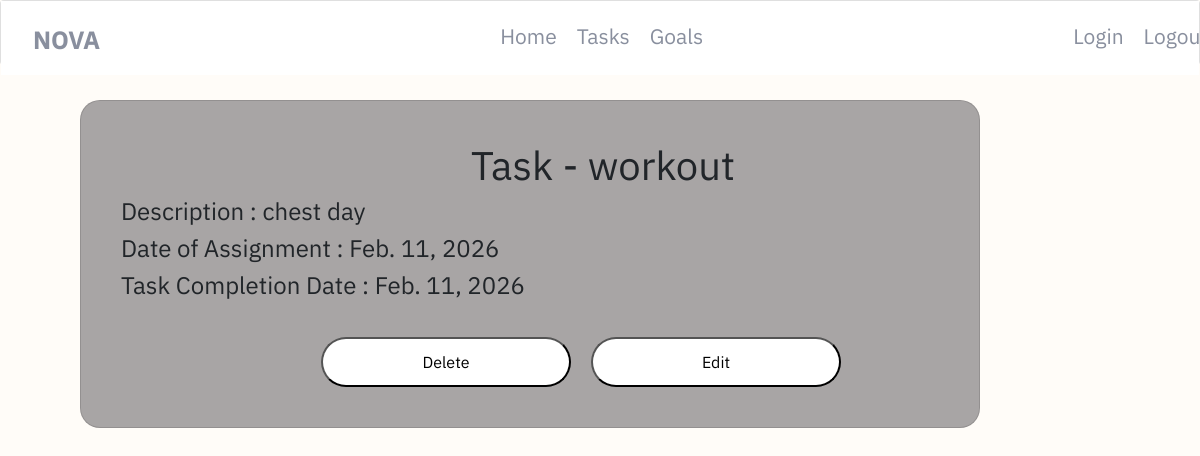
/task/16 (signed in), run on the app's committed database.
### taskmanagement_app/models.py (models this page shows, shortened)
class Tasks(models.Model):
    title = models.CharField(max_length=200)
    date_assigned = models.DateField(auto_now_add=True)
    deadline = models.DateField()
    description = models.TextField(max_length=200)
    owner = models.ForeignKey(User, on_delete=models.CASCADE)
    class Meta:
        verbose_name_plural = 'Tasks'

### taskmanagement_app/views.py (the view)
# urls.py: path('task/<int:task_id>', views.task, name='task'),
@login_required
def task(request, task_id):
    task = Tasks.objects.get(id=task_id)
    if task.owner != request.user:
        raise Http404
    context = {'task' : task}
    return render(request, 'taskmanagement_app/task.html', context)

### taskmanagement_app/templates/taskmanagement_app/task.html
{% extends 'taskmanagement_app/base.html' %}
{% block content %}
<div class="card" id="card1">
    <h1 class="card-headers">Task - {{task.title}}</h1>
    <h4>Description : {{task.description}}</h4>
    <h4>Date of Assignment : {{task.date_assigned}}</h4>
    <h4>Task Completion Date : {{task.deadline}}</h4>
    <div class="edit-delete-button">
        <button class="button"><a href="{% url 'taskmanagement_app:deletetask' task.id%}">Delete</a></button>
        <button class="button"><a href="{% url 'taskmanagement_app:updatetask' task.id%}">Edit</a></button>
    </div>
</div>
{% endblock content %}

### taskmanagement_app/static/taskmanagement_app/css/styles.css (style rules this page uses)
body { font-family: 'IBM Plex Sans', sans-serif; }
.body1 { background-color: rgb(255, 252, 248); }
h1 { display: inline; }
button a { color: black; text-decoration: none; }
.button { margin-top: 30px; background-color: white; color: black; border-radius: 30px; height: 50px; width: 250px; }
#card1 { background-color: rgb(168, 165, 165); padding: 40px; width: 900px; border-radius: 20px; margin-top: 100px; margin-left: 80px; }
.card-headers { margin-left: 350px; }
.edit-delete-button { display: flex; flex-direction: row; margin-left: 200px; gap: 20px; }

### data on the page
Tasks: title "workout", description "chest day", date_assigned "Feb. 11, 2026", deadline "Feb. 11, 2026"
